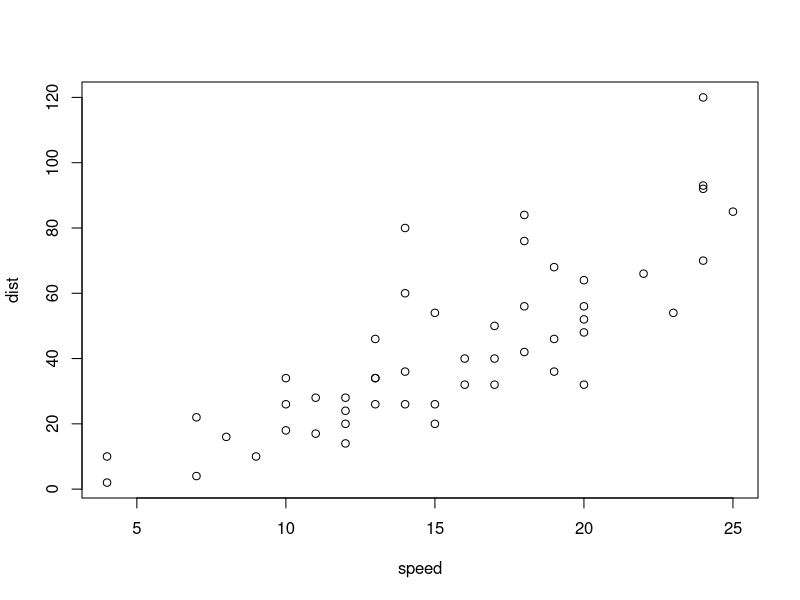
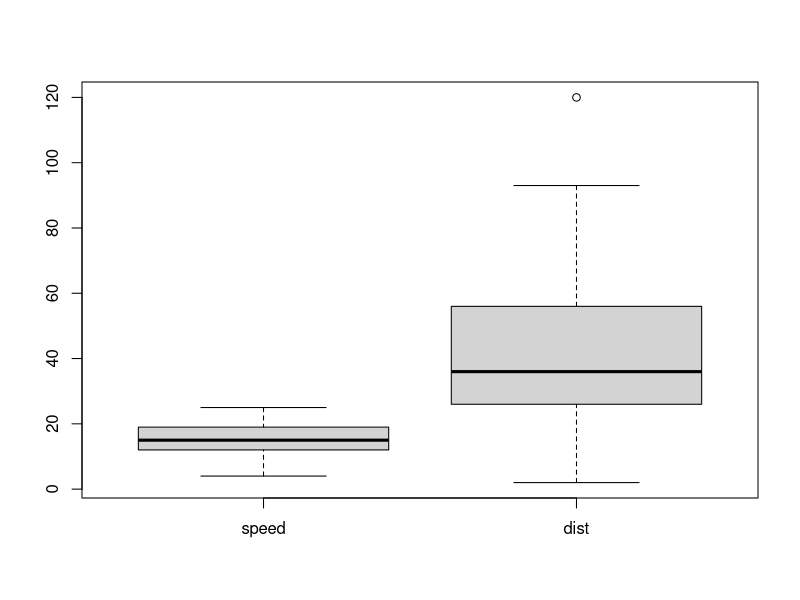

Write the R code that produced these figures, in order.
## ---- chunk 1
summary(cars)
## ---- chunk 2
plot(cars)
## ---- chunk 3
boxplot(cars)
